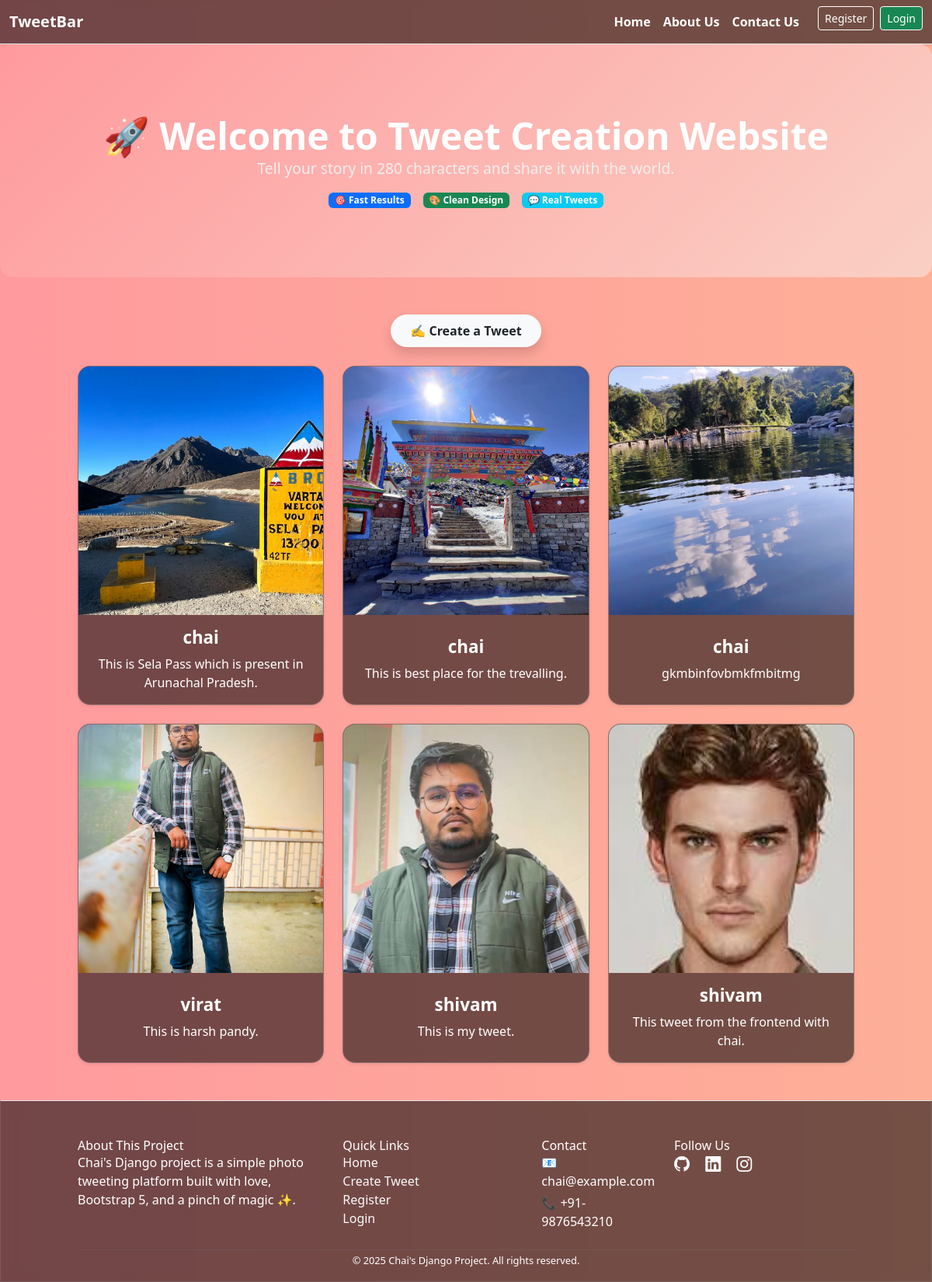
Screenshot of /tweet/ with the database file from the repository.
### tweet/models.py (models this page shows, shortened)
class Tweet(models.Model):
    user = models.ForeignKey(User, on_delete=models.CASCADE)
    text = models.TextField(max_length=240)
    photo = models.ImageField(upload_to='photos/',blank=True, null=True)
    created_at = models.DateTimeField(auto_now_add=True)
    updated_at = models.DateTimeField(auto_now=True)

### tweet/views.py (the view)
# urls.py: path("", views.tweet_list, name='tweet_list'),
def tweet_list(request):
    tweets = Tweet.objects.all().order_by('-created_at')
    return render(request,'tweet_list.html',{'tweets':tweets})

### tweet/templates/tweet_list.html (shortened to what this page needs)
{% extends "layout.html" %}
{% block content %}
<div class="hero-section fade-in">
    <h1 class="hero-title">🚀 Welcome to Tweet Creation Website</h1>
    <p class="hero-subtitle">Tell your story in 280 characters and share it with the world.</p>
    <div class="d-flex justify-content-center gap-3 mt-3">
        <span class="badge bg-primary">🎯 Fast Results</span>
        <span class="badge bg-success">🎨 Clean Design</span>
        <span class="badge bg-info">💬 Real Tweets</span>
    </div>
</div>
<div class="container mt-5 mb-5 fade-in">
    <div class="d-flex justify-content-center mb-4">
        <a class="btn btn-light text-dark fw-bold px-4 py-2 rounded-pill shadow" href="{% url 'tweet_create' %}">
            ✍️ Create a Tweet
        </a>
    </div>
    {% if tweets %}
        <div class="row row-cols-1 row-cols-md-2 row-cols-lg-3 g-4">
            {% for tweet in tweets %}
                <div class="col">
                    <div class="card tweet-card shadow-sm h-100">
                        <img src="{{ tweet.photo.url }}" class="tweet-img" alt="Tweet Image">
                        <div class="card-body">
                            <h5 class="card-title">{{ tweet.user.username }}</h5>
                            <p class="card-text">{{ tweet.text }}</p>
                        </div>
                    </div>
                </div>
            {% endfor %}
        </div>
    {% else %}
        <p class="text-center text-light mt-5">No tweets available yet. Be the first to create one!</p>
    {% endif %}
</div>
{% endblock %}

### templates/layout.html (shortened to what this page needs)
{% load static %}
<!DOCTYPE html>
<html lang="en">
<head>
    <link href="https://cdn.jsdelivr.net/npm/bootstrap@5.3.5/dist/css/bootstrap.min.css" rel="stylesheet">
    <link href="https://cdn.jsdelivr.net/npm/bootstrap-icons@1.10.5/font/bootstrap-icons.css" rel="stylesheet">
    <script src="https://cdn.tailwindcss.com"></script>
</head>
<body>
    <nav class="navbar navbar-expand-lg border-bottom shadow-sm">
        <div class="container-fluid">
            <a class="navbar-brand fw-bold" href="{% url 'home' %}">TweetBar</a>
            <div class="navbar-collapse show" id="navbarNav">
                <ul class="navbar-nav ms-auto">
                    <li class="nav-item">
                        <a class="nav-link fw-semibold" href="{% url 'home' %}">Home</a>
                    </li>
                    <li class="nav-item">
                        <a class="nav-link fw-semibold" href="#about-section">About Us</a>
                    </li>
                    <li class="nav-item">
                        <a class="nav-link fw-semibold" href="#contact-section">Contact Us</a>
                    </li>
                    {% if user.is_authenticated %}
                        <li class="nav-item">
                            <form method="post" action="{% url 'loggout' %}" class="d-flex ms-3">
                                {% csrf_token %}
                                <button class="btn btn-danger btn-sm" type="submit">Logout</button>
                            </form>
                        </li>
                    {% else %}
                        <li class="nav-item">
                            <a href="{% url 'register' %}" class="btn btn-outline-primary btn-sm ms-3 me-2">Register</a>
                        </li>
                        <li class="nav-item">
                            <a href="{% url 'login' %}" class="btn btn-success btn-sm">Login</a>
                        </li>
                    {% endif %}
                </ul>
            </div>
        </div>
    </nav>
    <main>
        {% block content %}
        {% endblock %}
    </main>
    <footer id="contact-section" class="pt-5 pb-3 mt-auto border-top">
        <div class="container">
            <div class="row">
                <div class="col-md-4 mb-4">
                    <h5>About This Project</h5>
                    <p>
                        Chai's Django project is a simple photo tweeting platform built with love,
                        Bootstrap 5, and a pinch of magic ✨.
                    </p>
                </div>
                <div class="col-md-3 mb-4">
                    <h5>Quick Links</h5>
                    <ul class="list-unstyled">
                        <li><a href="{% url 'home' %}" class="text-light">Home</a></li>
                        <li><a href="{% url 'tweet_list' %}" class="text-light">Create Tweet</a></li>
                        <li><a href="{% url 'register' %}" class="text-light">Register</a></li>
                        <li><a href="{% url 'login' %}" class="text-light">Login</a></li>
                    </ul>
                </div>
                <div class="col-md-2 mb-4">
                    <h5>Contact</h5>
                    <p class="mb-1">📧 chai@example.com</p>
                    <p>📞 +91-9876543210</p>
                </div>
                <div class="col-md-3 mb-4">
                    <h5>Follow Us</h5>
                    <a href="#" class="text-light me-3 fs-5"><i class="bi bi-github"></i></a>
                    <a href="#" class="text-light me-3 fs-5"><i class="bi bi-linkedin"></i></a>
                    <a href="#" class="text-light me-3 fs-5"><i class="bi bi-instagram"></i></a>
                </div>
            </div>
            <hr class="border-secondary" />
            <div class="text-center">
                <small>&copy; {{ year|default:"2025" }} Chai's Django Project. All rights reserved.</small>
            </div>
        </div>
    </footer>
</body>
</html>

### templates/layout.html (style rules this page uses)
body { min-height: 100vh; margin: 0; background: linear-gradient(270deg, #ff9a9e, #fad0c4, #fbc2eb, #a18cd1, #8ec5fc, #e0c3fc, #fccb90, #ff9a9e ); background-size: 1600% 1600%; animation: gradientFlow 30s ease infinite; font-family: 'Segoe UI', sans-serif; color: #ffffff; }
.navbar { background: rgba(0, 0, 0, 0.55); backdrop-filter: blur(8px); border-bottom: 1px solid rgba(255, 255, 255, 0.2); }
.navbar .navbar-brand { color: #ffffff !important; }
.navbar .btn, .navbar .btn-outline-primary, .navbar .btn-success { color: #ffffff !important; border-color: #ffffff !important; }
footer { background: rgba(0, 0, 0, 0.55); backdrop-filter: blur(8px); border: 1px solid rgba(255, 255, 255, 0.1); }
footer, .card-title, .card-text { color: #ffffff !important; }
a { color: #ffe4f6; transition: color 0.3s ease; }
.navbar-nav .nav-link { color: #ffffff !important; font-weight: 600; }

### tweet/templates/tweet_list.html (style rules this page uses)
.hero-section { position: relative; width: 100%; min-height: 300px; background-image: linear-gradient(135deg, #ff9a9e 0%, #fad0c4 100%); background-size: cover; background-position: center; background-repeat: no-repeat; display: flex; flex-direction: column; justify-content: center; align-items: center; text-align: center; padding: 4rem 1rem; border-radius: 1rem; overflow: hidden; color: #fff; }
.hero-title { font-size: 3rem; font-weight: bold; }
.hero-subtitle { font-size: 1.2rem; color: #eee; }
.tweet-card { height: 550px; transition: transform 0.3s ease, box-shadow 0.3s ease; border-radius: 1rem; overflow: hidden; border: 1px solid rgba(255, 255, 255, 0.2); background: rgba(0, 0, 0, 0.55); backdrop-filter: blur(10px); display: flex; flex-direction: column; }
.tweet-img { height: 320px; width: 100%; object-fit: cover; }
.card-body { flex: 1; display: flex; flex-direction: column; justify-content: center; align-items: center; text-align: center; padding: 1rem; }
.card-title { font-size: 1.4rem; font-weight: 600; color: #fff; margin-bottom: 0.5rem; }
.card-text { font-size: 1rem; color: #ddd; margin-bottom: 1rem; }
.fade-in { animation: fadeIn 1s ease-in-out both; }
.btn-outline-primary, .btn-outline-danger { color: #fff; border-color: #fff; }

### rows the page displays
Tweet: photo (picture), user.username "chai", text "This is Sela Pass which is present in Arunachal Pradesh."
Tweet: photo (picture), user.username "chai", text "This is best place for the trevalling."
Tweet: photo (picture), user.username "chai", text "gkmbinfovbmkfmbitmg"
Tweet: photo (picture), user.username "virat", text "This is harsh pandy."
Tweet: photo (picture), user.username "shivam", text "This is my tweet."
Tweet: photo (picture), user.username "shivam", text "This tweet from the frontend with chai."

### other values shown
{{ year|default:"2025" }} "2025"
